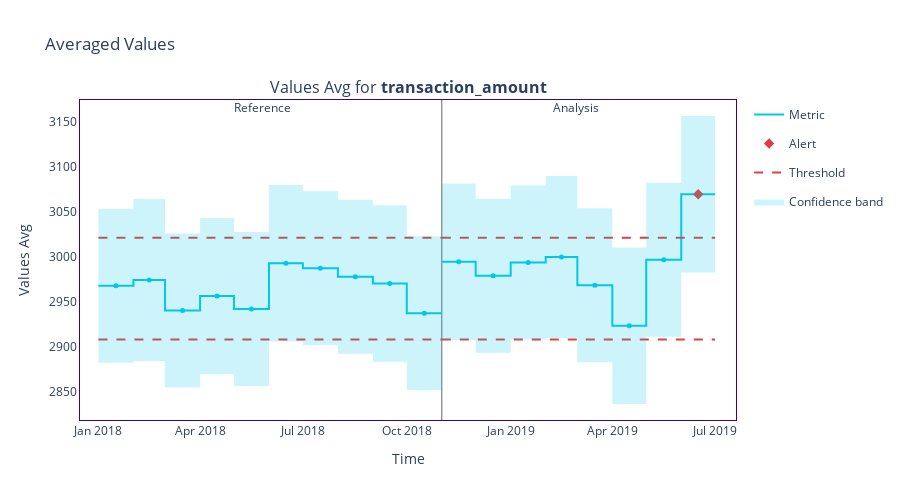

The cell this chart's notebook holds for it:
### Code cell
# Calculating average monthly transactions
calc = nml.SummaryStatsAvgCalculator(
    column_names=["transaction_amount"],
    chunk_period="m",
    timestamp_column_name="timestamp",
)

calc.fit(reference)
stats_avg_results = calc.calculate(analysis)

# Find the month
stats_avg_results.plot().show()
alert_avg_transaction_amount = 3069.8184
print(alert_avg_transaction_amount)

### Figure 1 — Plotly figure (JSON) as saved in the notebook; plotly's stock layout.template omitted (floating-point values rounded to 4 significant figures)
{"data": [{"hoverinfo": "skip", "legendgroup": "metric_reference", "line": {"color": "#00c8e5", "shape": "hv", "width": 2}, "mode": "lines", "name": "Metric", "showlegend": true, "x": ["2018-01-01T00:00:00", "2018-02-01T00:00:00", "2018-03-01T00:00:00", "2018-04-01T00:00:00", "2018-05-01T00:00:00", "2018-06-01T00:00:00", "2018-07-01T00:00:00", "2018-08-01T00:00:00", "2018-09-01T00:00:00", "2018-10-01T00:00:00", "2018-10-31T23:59:59.999999"], "y": [2968.0, 2974.0, 2941.0, 2957.0, 2942.0, 2993.0, 2988.0, 2978.0, 2971.0, 2937.0, 2937.0], "type": "scatter", "xaxis": "x", "yaxis": "y"}, {"customdata": [["Values Avg for <b>transaction_amount</b>", "<b style=\"color:#00c8e5;line-height:60px\">Reference</b>", "", "2018-01", "From <b>Jan-01-2018</b> to <b>Jan-31-2018</b>", 2968.0, 85.5], ["Values Avg for <b>transaction_amount</b>", "<b style=\"color:#00c8e5;line-height:60px\">Reference</b>", "", "2018-02", "From <b>Feb-01-2018</b> to <b>Feb-28-2018</b>", 2974.0, 89.96], ["Values Avg for <b>transaction_amount</b>", "<b style=\"color:#00c8e5;line-height:60px\">Reference</b>", "", "2018-03", "From <b>Mar-01-2018</b> to <b>Mar-31-2018</b>", 2941.0, 85.51], ["Values Avg for <b>transaction_amount</b>", "<b style=\"color:#00c8e5;line-height:60px\">Reference</b>", "", "2018-04", "From <b>Apr-01-2018</b> to <b>Apr-30-2018</b>", 2957.0, 86.91], ["Values Avg for <b>transaction_amount</b>", "<b style=\"color:#00c8e5;line-height:60px\">Reference</b>", "", "2018-05", "From <b>May-01-2018</b> to <b>May-31-2018</b>", 2942.0, 85.5], ["Values Avg for <b>transaction_amount</b>", "<b style=\"color:#00c8e5;line-height:60px\">Reference</b>", "", "2018-06", "From <b>Jun-01-2018</b> to <b>Jun-30-2018</b>", 2993.0, 86.92], ["Values Avg for <b>transaction_amount</b>", "<b style=\"color:#00c8e5;line-height:60px\">Reference</b>", "", "2018-07", "From <b>Jul-01-2018</b> to <b>Jul-31-2018</b>", 2988.0, 85.5], ["Values Avg for <b>transaction_amount</b>", "<b style=\"color:#00c8e5;line-height:60px\">Reference</b>", "", "2018-08", "From <b>Aug-01-2018</b> to <b>Aug-31-2018</b>", 2978.0, 85.5], ["Values Avg for <b>transaction_amount</b>", "<b style=\"color:#00c8e5;line-height:60px\">Reference</b>", "", "2018-09", "From <b>Sep-01-2018</b> to <b>Sep-30-2018</b>", 2971.0, 86.92], ["Values Avg for <b>transaction_amount</b>", "<b style=\"color:#00c8e5;line-height:60px\">Reference</b>", "", "2018-10", "From <b>Oct-01-2018</b> to <b>Oct-31-2018</b>", 2937.0, 85.5]], "hovertemplate": "%{customdata[1]} &nbsp; &nbsp; %{customdata[2]} <br />Chunk: <b>%{customdata[3]}</b> &nbsp; &nbsp; %{customdata[4]} <br />%{customdata[0]}: <b>%{customdata[5]}</b><br />Confidence band: +/- <b>%{customdata[6]}</b><br /><extra></extra>", "legendgroup": "metric_reference", "marker": {"color": "#00c8e5", "size": 5, "symbol": "circle"}, "mode": "markers", "name": "Metric", "showlegend": false, "x": ["2018-01-16T12:00:00", "2018-02-15T00:00:00", "2018-03-16T12:00:00", "2018-04-16T00:00:00", "2018-05-16T12:00:00", "2018-06-16T00:00:00", "2018-07-16T12:00:00", "2018-08-16T12:00:00", "2018-09-16T00:00:00", "2018-10-16T11:59:59.999999"], "y": [2968.0, 2974.0, 2941.0, 2957.0, 2942.0, 2993.0, 2988.0, 2978.0, 2971.0, 2937.0, 2937.0], "type": "scatter", "xaxis": "x", "yaxis": "y"}, {"hoverinfo": "skip", "legendgroup": "metric_analysis", "line": {"color": "#00c8e5", "shape": "hv", "width": 2}, "mode": "lines", "name": "Metric", "showlegend": false, "x": ["2018-11-01T00:00:00", "2018-12-01T00:00:00", "2019-01-01T00:00:00", "2019-02-01T00:00:00", "2019-03-01T00:00:00", "2019-04-01T00:00:00", "2019-05-01T00:00:00", "2019-06-01T00:00:00", "2019-06-30T23:59:59.999999"], "y": [2995.0, 2979.0, 2994.0, 3000.0, 2969.0, 2924.0, 2997.0, 3070.0, 3070.0], "type": "scatter", "xaxis": "x", "yaxis": "y"}, {"customdata": [["Values Avg for <b>transaction_amount</b>", "<b style=\"color:#3b0280;line-height:60px\">Analysis</b>", "", "2018-11", "From <b>Nov-01-2018</b> to <b>Nov-30-2018</b>", 2995.0, 86.91], ["Values Avg for <b>transaction_amount</b>", "<b style=\"color:#3b0280;line-height:60px\">Analysis</b>", "", "2018-12", "From <b>Dec-01-2018</b> to <b>Dec-31-2018</b>", 2979.0, 85.51], ["Values Avg for <b>transaction_amount</b>", "<b style=\"color:#3b0280;line-height:60px\">Analysis</b>", "", "2019-01", "From <b>Jan-01-2019</b> to <b>Jan-31-2019</b>", 2994.0, 85.5], ["Values Avg for <b>transaction_amount</b>", "<b style=\"color:#3b0280;line-height:60px\">Analysis</b>", "", "2019-02", "From <b>Feb-01-2019</b> to <b>Feb-28-2019</b>", 3000.0, 89.97], ["Values Avg for <b>transaction_amount</b>", "<b style=\"color:#3b0280;line-height:60px\">Analysis</b>", "", "2019-03", "From <b>Mar-01-2019</b> to <b>Mar-31-2019</b>", 2969.0, 85.5], ["Values Avg for <b>transaction_amount</b>", "<b style=\"color:#3b0280;line-height:60px\">Analysis</b>", "", "2019-04", "From <b>Apr-01-2019</b> to <b>Apr-30-2019</b>", 2924.0, 86.91], ["Values Avg for <b>transaction_amount</b>", "<b style=\"color:#3b0280;line-height:60px\">Analysis</b>", "", "2019-05", "From <b>May-01-2019</b> to <b>May-31-2019</b>", 2997.0, 85.51], ["Values Avg for <b>transaction_amount</b>", "<b style=\"color:#3b0280;line-height:60px\">Analysis</b>", "<span style=\"color:#AD0000\">⚠ <b>Drift detected</b></span>", "2019-06", "From <b>Jun-01-2019</b> to <b>Jun-30-2019</b>", 3070.0, 86.91]], "hovertemplate": "%{customdata[1]} &nbsp; &nbsp; %{customdata[2]} <br />Chunk: <b>%{customdata[3]}</b> &nbsp; &nbsp; %{customdata[4]} <br />%{customdata[0]}: <b>%{customdata[5]}</b><br />Confidence band: +/- <b>%{customdata[6]}</b><br /><extra></extra>", "legendgroup": "metric_analysis", "marker": {"color": "#00c8e5", "size": 5, "symbol": "circle"}, "mode": "markers", "name": "Metric", "showlegend": false, "x": ["2018-11-16T00:00:00", "2018-12-16T12:00:00", "2019-01-16T12:00:00", "2019-02-15T00:00:00", "2019-03-16T12:00:00", "2019-04-16T00:00:00", "2019-05-16T12:00:00", "2019-06-15T23:59:59.999999"], "y": [2995.0, 2979.0, 2994.0, 3000.0, 2969.0, 2924.0, 2997.0, 3070.0, 3070.0], "type": "scatter", "xaxis": "x", "yaxis": "y"}, {"hoverinfo": "skip", "legendgroup": "alert", "marker": {"color": "#DD4040", "size": 8, "symbol": "diamond"}, "mode": "markers", "name": "Alert", "showlegend": true, "x": ["2019-06-15T23:59:59.999999"], "y": [3070.0], "type": "scatter", "xaxis": "x", "yaxis": "y"}, {"hoverinfo": "skip", "legendgroup": "thresh", "line": {"color": "#DD4040", "dash": "dash", "width": 2}, "mode": "lines", "name": "Threshold", "showlegend": true, "x": ["2018-01-01T00:00:00", "2018-02-01T00:00:00", "2018-03-01T00:00:00", "2018-04-01T00:00:00", "2018-05-01T00:00:00", "2018-06-01T00:00:00", "2018-07-01T00:00:00", "2018-08-01T00:00:00", "2018-09-01T00:00:00", "2018-10-01T00:00:00", "2018-10-31T23:59:59.999999"], "y": [3021.0, 3021.0, 3021.0, 3021.0, 3021.0, 3021.0, 3021.0, 3021.0, 3021.0, 3021.0, 3021.0], "type": "scatter", "xaxis": "x", "yaxis": "y"}, {"hoverinfo": "skip", "legendgroup": "thresh", "line": {"color": "#DD4040", "dash": "dash", "width": 2}, "mode": "lines", "name": "Threshold", "showlegend": false, "x": ["2018-01-01T00:00:00", "2018-02-01T00:00:00", "2018-03-01T00:00:00", "2018-04-01T00:00:00", "2018-05-01T00:00:00", "2018-06-01T00:00:00", "2018-07-01T00:00:00", "2018-08-01T00:00:00", "2018-09-01T00:00:00", "2018-10-01T00:00:00", "2018-10-31T23:59:59.999999"], "y": [2908.0, 2908.0, 2908.0, 2908.0, 2908.0, 2908.0, 2908.0, 2908.0, 2908.0, 2908.0, 2908.0], "type": "scatter", "xaxis": "x", "yaxis": "y"}, {"hoverinfo": "skip", "legendgroup": "thresh", "line": {"color": "#DD4040", "dash": "dash", "width": 2}, "mode": "lines", "name": "Threshold", "showlegend": false, "x": ["2018-11-01T00:00:00", "2018-12-01T00:00:00", "2019-01-01T00:00:00", "2019-02-01T00:00:00", "2019-03-01T00:00:00", "2019-04-01T00:00:00", "2019-05-01T00:00:00", "2019-06-01T00:00:00", "2019-06-30T23:59:59.999999"], "y": [3021.0, 3021.0, 3021.0, 3021.0, 3021.0, 3021.0, 3021.0, 3021.0, 3021.0], "type": "scatter", "xaxis": "x", "yaxis": "y"}, {"hoverinfo": "skip", "legendgroup": "thresh", "line": {"color": "#DD4040", "dash": "dash", "width": 2}, "mode": "lines", "name": "Threshold", "showlegend": false, "x": ["2018-11-01T00:00:00", "2018-12-01T00:00:00", "2019-01-01T00:00:00", "2019-02-01T00:00:00", "2019-03-01T00:00:00", "2019-04-01T00:00:00", "2019-05-01T00:00:00", "2019-06-01T00:00:00", "2019-06-30T23:59:59.999999"], "y": [2908.0, 2908.0, 2908.0, 2908.0, 2908.0, 2908.0, 2908.0, 2908.0, 2908.0], "type": "scatter", "xaxis": "x", "yaxis": "y"}, {"connectgaps": true, "hoverinfo": "skip", "line": {"color": "rgba(0,0,0,0)", "shape": "hv"}, "mode": "lines", "name": "Confidence band", "showlegend": false, "x": ["2018-01-01T00:00:00", "2018-02-01T00:00:00", "2018-03-01T00:00:00", "2018-04-01T00:00:00", "2018-05-01T00:00:00", "2018-06-01T00:00:00", "2018-07-01T00:00:00", "2018-08-01T00:00:00", "2018-09-01T00:00:00", "2018-10-01T00:00:00", "2018-10-31T23:59:59.999999"], "y": [3054.0, 3064.0, 3026.0, 3044.0, 3028.0, 3080.0, 3073.0, 3064.0, 3058.0, 3023.0, 3023.0], "type": "scatter", "xaxis": "x", "yaxis": "y"}, {"connectgaps": true, "fill": "tonexty", "fillcolor": "rgba(0.0, 0.7843137254901961, 0.8980392156862745, 0.2)", "hoverinfo": "skip", "line": {"color": "rgba(0,0,0,0)", "shape": "hv"}, "mode": "lines", "name": "Confidence band", "showlegend": true, "x": ["2018-01-01T00:00:00", "2018-02-01T00:00:00", "2018-03-01T00:00:00", "2018-04-01T00:00:00", "2018-05-01T00:00:00", "2018-06-01T00:00:00", "2018-07-01T00:00:00", "2018-08-01T00:00:00", "2018-09-01T00:00:00", "2018-10-01T00:00:00", "2018-10-31T23:59:59.999999"], "y": [2883.0, 2884.0, 2855.0, 2870.0, 2857.0, 2906.0, 2902.0, 2893.0, 2884.0, 2852.0, 2852.0], "type": "scatter", "xaxis": "x", "yaxis": "y"}, {"connectgaps": true, "hoverinfo": "skip", "line": {"color": "rgba(0,0,0,0)", "shape": "hv"}, "mode": "lines", "name": "Confidence band", "showlegend": false, "x": ["2018-11-01T00:00:00", "2018-12-01T00:00:00", "2019-01-01T00:00:00", "2019-02-01T00:00:00", "2019-03-01T00:00:00", "2019-04-01T00:00:00", "2019-05-01T00:00:00", "2019-06-01T00:00:00", "2019-06-30T23:59:59.999999"], "y": [3082.0, 3065.0, 3079.0, 3090.0, 3054.0, 3011.0, 3082.0, 3157.0, 3157.0], "type": "scatter", "xaxis": "x", "yaxis": "y"}, {"connectgaps": true, "fill": "tonexty", "fillcolor": "rgba(0.0, 0.7843137254901961, 0.8980392156862745, 0.2)", "hoverinfo": "skip", "line": {"color": "rgba(0,0,0,0)", "shape": "hv"}, "mode": "lines", "name": "Confidence band", "showlegend": false, "x": ["2018-11-01T00:00:00", "2018-12-01T00:00:00", "2019-01-01T00:00:00", "2019-02-01T00:00:00", "2019-03-01T00:00:00", "2019-04-01T00:00:00", "2019-05-01T00:00:00", "2019-06-01T00:00:00", "2019-06-30T23:59:59.999999"], "y": [2908.0, 2894.0, 2908.0, 2910.0, 2883.0, 2837.0, 2911.0, 2983.0, 2983.0], "type": "scatter", "xaxis": "x", "yaxis": "y"}], "layout": {"height": 500, "hoverlabel": {"bgcolor": "white", "font": {"size": 14}}, "legend": {"itemclick": false, "itemdoubleclick": false, "traceorder": "grouped"}, "paper_bgcolor": "rgba(255,255,255,1)", "plot_bgcolor": "rgba(255,255,255,1)", "title": {"text": "Averaged Values "}, "xaxis": {"linecolor": "#3b0280", "mirror": true, "showgrid": false, "title": {"text": "Time"}, "zeroline": false, "anchor": "y", "domain": [0, 1], "matches": "x"}, "yaxis": {"linecolor": "#3b0280", "mirror": true, "showgrid": false, "title": {"text": "Values Avg"}, "zeroline": false, "anchor": "x", "domain": [0, 1]}, "annotations": [{"font": {"size": 16}, "showarrow": false, "text": "Values Avg for <b>transaction_amount</b>", "x": 0.5, "xanchor": "center", "xref": "paper", "y": 1, "yanchor": "bottom", "yref": "paper"}, {"showarrow": false, "text": "Reference", "x": "2018-05-17T00:00:00", "xref": "x", "xshift": 10, "y": 1.01, "yref": "y domain"}, {"showarrow": false, "text": "Analysis", "x": "2019-02-14T21:00:00", "xref": "x", "xshift": 15, "y": 1.01, "yref": "y domain"}], "shapes": [{"layer": "below", "line": {"color": "#666666", "width": 1}, "type": "line", "x0": "2018-11-01T00:00:00", "x1": "2018-11-01T00:00:00", "xref": "x", "y0": 0, "y1": 1, "yref": "y domain"}]}}
